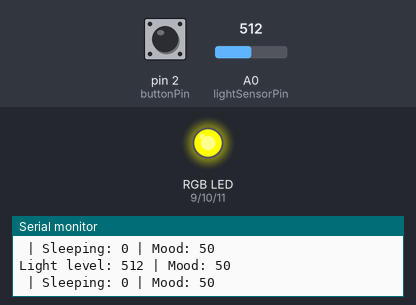
Simulated run of this sketch. Board: Arduino Uno, built with avr-gcc and run on an emulated ATmega328P. Shown: an RGB LED mixed from three pins (HIGH = lit), the last lines printed to the serial monitor. The test bench sets the inputs (shaded band); at power-on: A0 (lightSensorPin) = 512, pin 2 (buttonPin) HIGH.

Above: at 1.2 s.
1.3 s: A0 (lightSensorPin) set to 682
4.3 s: A0 (lightSensorPin) set to 717
At 4.6 s:
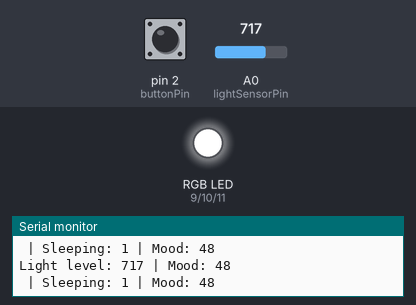
5.8 s: pin 2 (buttonPin) pulled LOW for 1 s
At 6.68 s:
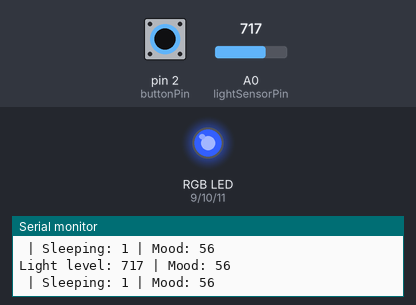
8.3 s: A0 (lightSensorPin) set to 90
At 9.5 s:
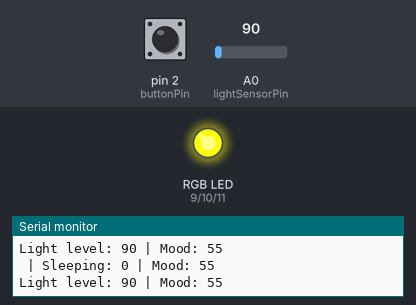
9.8 s: pin 2 (buttonPin) pulled LOW for 3.2 s
At 11.7 s:
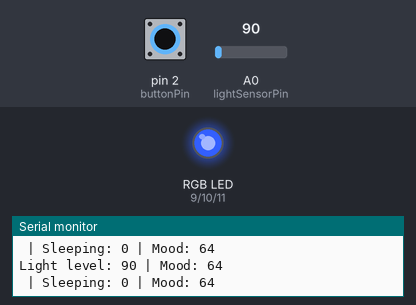
16.0 s: pin 2 (buttonPin) pulled LOW for 0.15 s
At 17.4 s:
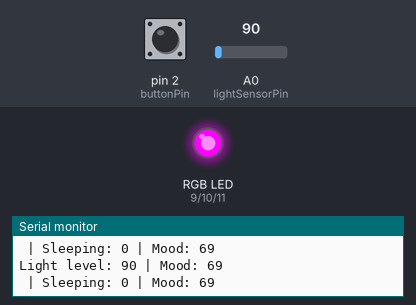
Timing chart, 0 to 48.8 s (numbered marks = the images above; inputs shaded):
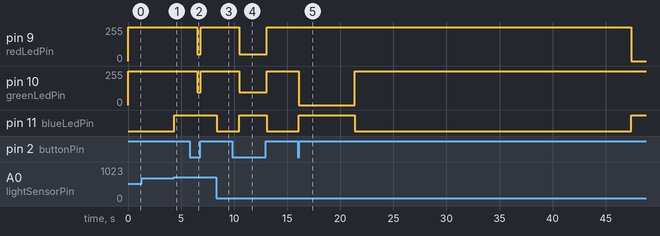

The sketch:

HW2.ino
```cpp
const int buttonPin = 2;

const int redLedPin = 9;
const int greenLedPin = 10;
const int blueLedPin = 11;

const int lightSensorPin = A0;

int moodLevel = 50;
const int maxMoodLevel = 100;
const int minMoodLevel = 0;

const int moodIncrease = 10;

const unsigned long inactivityDelay = 3000;
const unsigned long moodDecreaseInterval = 700;

const int darknessThreshold = 700;

unsigned long lastTouchTime = 0;
unsigned long lastMoodDecreaseTime = 0;

int lastButtonReading = HIGH;
int stableButtonReading = HIGH;

unsigned long lastDebounceTime = 0;
const unsigned long debounceDelay = 40;

unsigned long buttonPressStartTime = 0;
const unsigned long longPressDelay = 600;

bool isSleeping = false;
bool isLongPress = false;


// Sets the RGB LED color (0-255).

void setColor(int red, int green, int blue) {
  analogWrite(redLedPin, 255 - red);
  analogWrite(greenLedPin, 255 - green);
  analogWrite(blueLedPin, 255 - blue);
}

void turnOffLED() {
  setColor(0, 0, 0);
}


// Displays the current mood using LED colors.

void showMood() {
  if (isLongPress) {
    setColor(204, 160, 0);
    return;
  }

  if (isSleeping) {
    turnOffLED();
    return;
  }

  if (moodLevel <= 30) {
    setColor(255, 0, 0);
  } else if (moodLevel <= 65) {
    setColor(0, 0, 255);
  } else {
    setColor(0, 255, 0);
  }
}


// Initializes pins, timers, and serial communication.

void setup() {
  pinMode(buttonPin, INPUT_PULLUP);

  pinMode(redLedPin, OUTPUT);
  pinMode(greenLedPin, OUTPUT);
  pinMode(blueLedPin, OUTPUT);

  turnOffLED();

  unsigned long currentTime = millis();

  lastTouchTime = currentTime;
  lastMoodDecreaseTime = currentTime;

  showMood();

  Serial.begin(9600);
}


// Main loop

void loop() {
  unsigned long currentTime = millis();

  int lightLevel = analogRead(lightSensorPin);

  Serial.print("Light level: ");
  Serial.print(lightLevel);
  Serial.print(" | Mood: ");
  Serial.println(moodLevel);


  // Determines sleep based on light.

  if (lightLevel >= darknessThreshold) {
    isSleeping = true;
  } else {
    isSleeping = false;
  }


  Serial.print(" | Sleeping: ");
  Serial.print(isSleeping);
  Serial.print(" | Mood: ");
  Serial.println(moodLevel);


  // Reads and debounces the button.

  int currentButtonReading = digitalRead(buttonPin);

  if (currentButtonReading != lastButtonReading) {
    lastDebounceTime = currentTime;
  }

  if (currentTime - lastDebounceTime >= debounceDelay) {
    if (currentButtonReading != stableButtonReading) {
      stableButtonReading = currentButtonReading;

      if (stableButtonReading == LOW) {
        moodLevel = moodLevel + moodIncrease;

        if (moodLevel > maxMoodLevel) {
          moodLevel = maxMoodLevel;
        }

        lastTouchTime = currentTime;
        lastMoodDecreaseTime = currentTime;
        buttonPressStartTime = currentTime;
      }
    }
  }

  lastButtonReading = currentButtonReading;


  // Activates mustard yellow while the button is held.

  isLongPress = (
    stableButtonReading == LOW &&
    currentTime - buttonPressStartTime >= longPressDelay
  );


  // Reduces mood when the toy is not touched.

  if (currentTime - lastTouchTime >= inactivityDelay) {
    if (currentTime - lastMoodDecreaseTime >= moodDecreaseInterval) {
      if (moodLevel > minMoodLevel) {
        moodLevel = moodLevel - 1;
      }

      lastMoodDecreaseTime = currentTime;
    }
  }


  // Updates the LED to display the current state.

  showMood();
}
```

Measured:
- the behaviour switches between 699 and 700 on A0 (lightSensorPin) (found by bisection; images 0 and 1)
- after the input at 4.3 s, pin 11 (blueLedPin): LOW → HIGH after 0.06 s
- after the input at 5.8 s, pin 9 (redLedPin): 255/255 → 51/255 after 0.71 s, → 255/255 0.35 s later; pin 10 (greenLedPin): 255/255 → 95/255 after 0.71 s, → 255/255 0.35 s later
- after the input at 8.3 s, pin 11 (blueLedPin): HIGH → LOW after 0.08 s
- after the input at 9.8 s, pin 9 (redLedPin): 255/255 → 51/255 after 0.69 s, → 255/255 2.6 s later; pin 10 (greenLedPin): 255/255 → 95/255 after 0.69 s, → 255/255 2.6 s later; pin 11 (blueLedPin): LOW → HIGH after 0.69 s, → LOW 2.6 s later
- after the input at 16.0 s, pin 9 (redLedPin): 255/255 → 0/255 after 31.4 s instead of 21.4 s; pin 10 (greenLedPin): 255/255 → 0/255 after 0.10 s, → 255/255 5.3 s later; pin 11 (blueLedPin): LOW → HIGH after 0.10 s instead of 21.4 s
